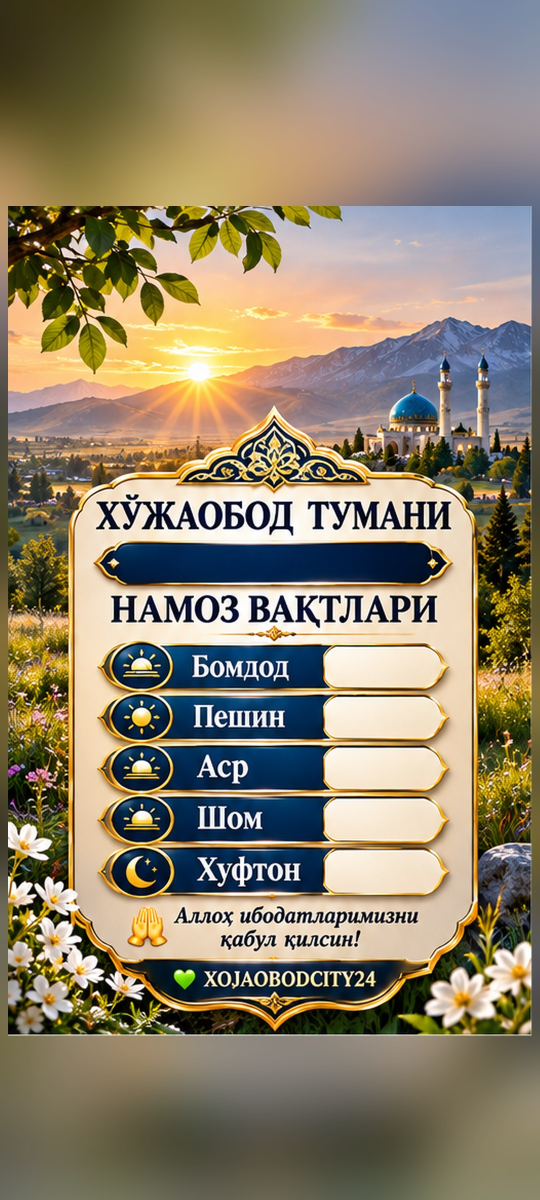
#> input picture modules/namaz_oboi/assets/01_Rassvet_android.jpg, 1080 x 2400 px (shown at 1/2 size)
$ python -i render2.py   (imports and definitions only)
#> lines starting #> are read from the running program, lines starting #| are printed output that depends on the picture
#!/usr/bin/env python3
"""«🕌 Намоз обои» v2 (06.11.2026). Владелец: обои резались — шаблоны 1080×2400 были картинкой в середине с мутными
полосами. Теперь: 5 фонов на весь экран (ChatGPT, бесплатно, 9:19.5) → 1290×2796 (подходит iPhone и Android),
карточка рисуется кодом в стиле образца владельца (кремовая панель, золотая рамка, тёмно-синие плашки),
только жирный Montserrat. Карточка — в безопасной зоне: ниже часов экрана блокировки, выше нижней полоски.
В неделю уходят все 5 — альбомом."""
from __future__ import annotations

import datetime as dt
import math
from pathlib import Path

from PIL import Image, ImageDraw, ImageFilter, ImageFont

HERE = Path(__file__).resolve().parent
W, H = 1290, 2796
STYLES = ("01_Rassvet", "02_Tungi_masjid", "03_Oq_marmar", "04_Yashil_tabiat", "05_Ozbek_merosi")
NAMES = (("bomdod", "Бомдод"), ("peshin", "Пешин"), ("asr", "Аср"), ("shom", "Шом"), ("xufton", "Хуфтон"))
MONTHS = ("январь", "февраль", "март", "апрель", "май", "июнь", "июль", "август", "сентябрь", "октябрь", "ноябрь", "декабрь")
NAVY, NAVY2 = (14, 32, 78), (28, 52, 112)
GOLD, GOLD_D, GOLD_L = (212, 168, 72), (150, 108, 36), (250, 222, 140)
CREAM, CREAM2 = (250, 243, 226), (238, 226, 198)
INK = (12, 22, 52)
FONT = HERE / "assets" / "Montserrat.ttf"


# [4 lines left out: function font, not called in this run]


def week_label(day: dt.date) -> str:
    end = day + dt.timedelta(days=7)
    return f"{day.day} {MONTHS[day.month - 1]} – {end.day} {MONTHS[end.month - 1]} {end.year} йил"


# [4 lines left out: function fit, not called in this run]


def background(src: Path) -> Image.Image:
#> called with src = 'assets/01_Rassvet_android.jpg'
    im = Image.open(src).convert("RGB")
#> im is the input picture: PIL image 1080x2400 RGB; mean R, G, B 141.3, 130, 106.7
    s = max(W / im.width, H / im.height)
    im = im.resize((round(im.width * s), round(im.height * s)), Image.LANCZOS)
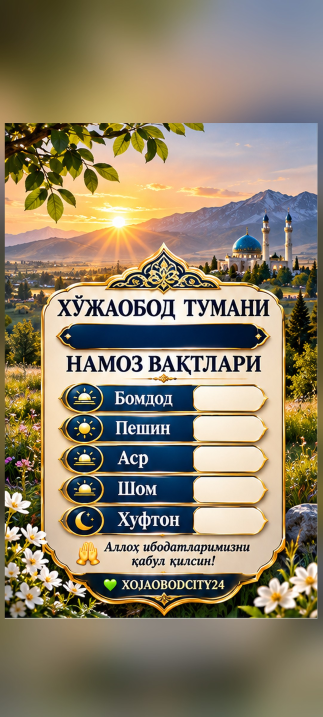
#> im: PIL image 1290x2867 RGB (shown at 1/4 size); mean R, G, B 141.3, 130, 106.7
    x, y = (im.width - W) // 2, (im.height - H) // 2
    im = im.crop((x, y, x + W, y + H))
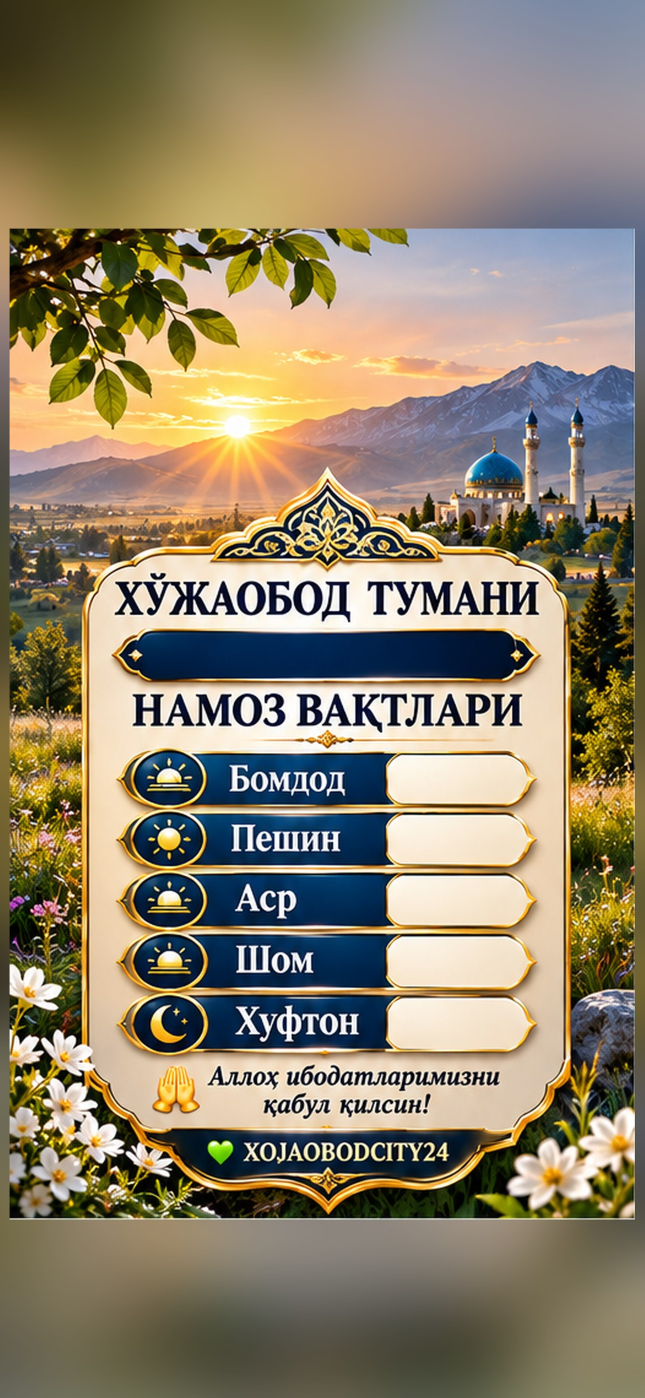
#> im: PIL image 1290x2796 RGB (shown at 1/2 size); mean R, G, B 142.2, 130.6, 107.2
    return im.filter(ImageFilter.UnsharpMask(radius=2, percent=60, threshold=3))


# [104 lines left out: functions shadow, pill, icon, crest, render_one, not called in this run]


def render(row: dict, out_dir: Path, bg_dir: Path | None = None) -> list[Path]:
    bg_dir = bg_dir or HERE / "assets" / "v2"
    return [render_one(bg_dir / f"{st}.png", row, out_dir / f"{i:02d}_{st}.jpg") for i, st in enumerate(STYLES, 1)]

>>> result = background('assets/01_Rassvet_android.jpg')

$ run again, on modules/namaz_oboi/assets/02_Nochnaya_mechet_android.jpg
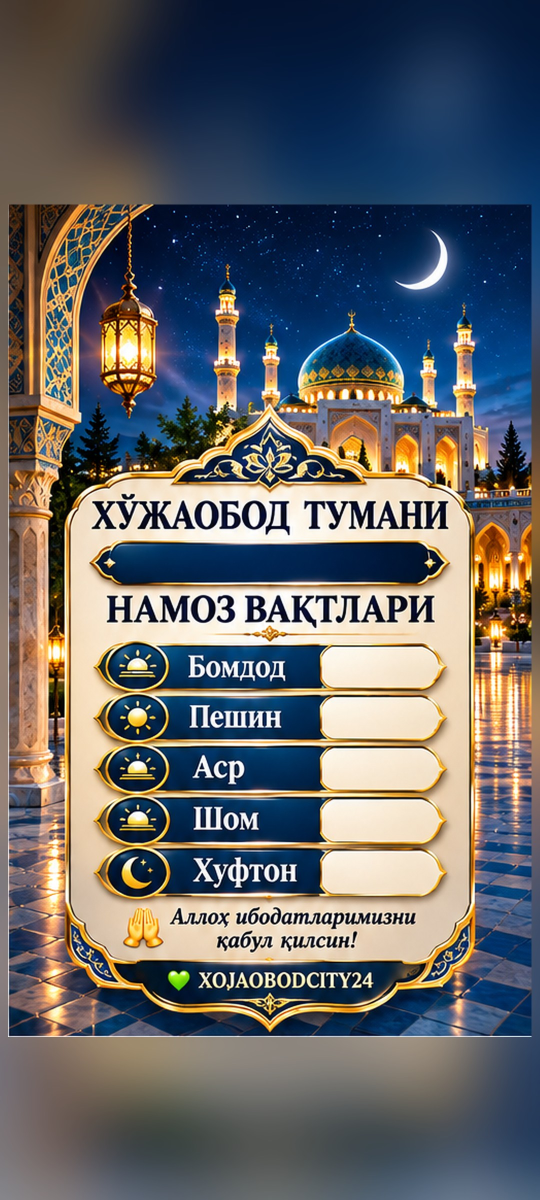
#> input picture modules/namaz_oboi/assets/02_Nochnaya_mechet_android.jpg, 1080 x 2400 px (shown at 1/2 size)
#> in background, im is the input picture: PIL image 1080x2400 RGB; mean R, G, B 100, 100.9, 103
#> in background, `im = im.resize((round(im.width * s), round(im.height * s)), Image.LANC..`:
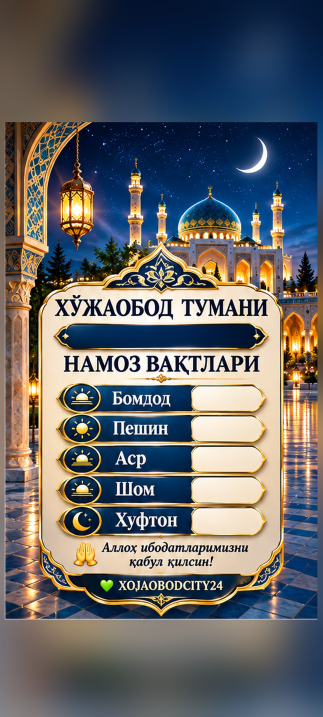
#> im: PIL image 1290x2867 RGB (shown at 1/4 size); mean R, G, B 100, 100.9, 103
#> in background, `im = im.crop((x, y, x + W, y + H))`:
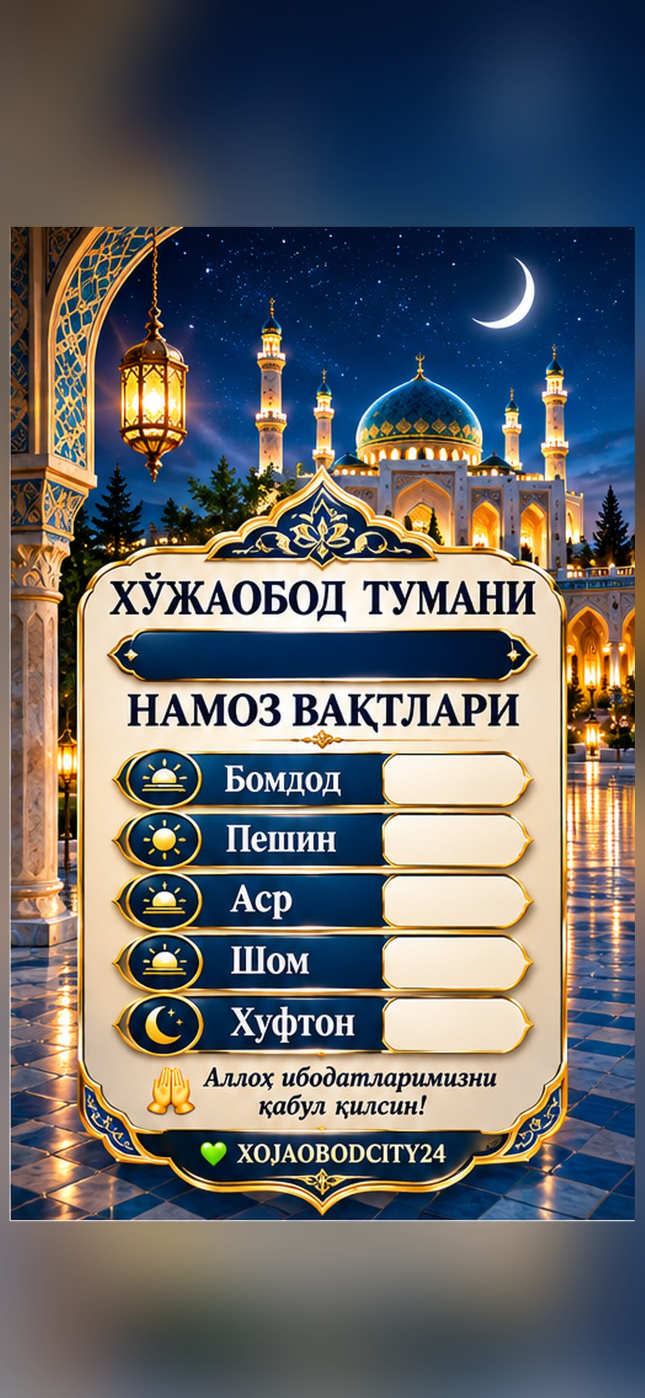
#> im: PIL image 1290x2796 RGB (shown at 1/2 size); mean R, G, B 101, 101.7, 103.5

$ run again, on modules/namaz_oboi/assets/03_Bely_mramor_android.jpg
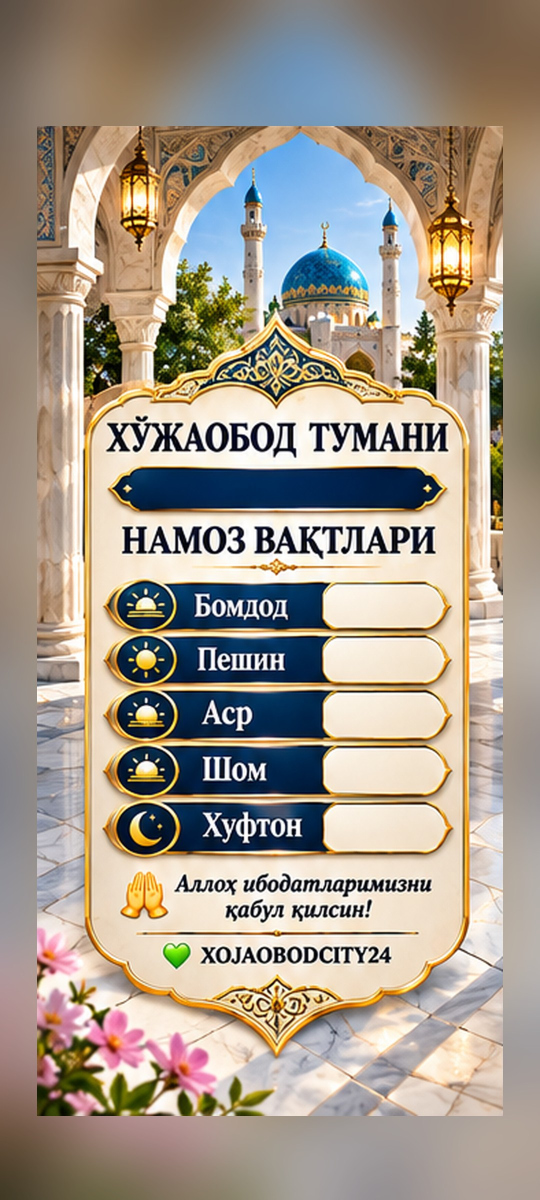
#> input picture modules/namaz_oboi/assets/03_Bely_mramor_android.jpg, 1080 x 2400 px (shown at 1/2 size)
#> in background, im is the input picture: PIL image 1080x2400 RGB; mean R, G, B 164.9, 153.8, 140
#> in background, `im = im.resize((round(im.width * s), round(im.height * s)), Image.LANC..`:
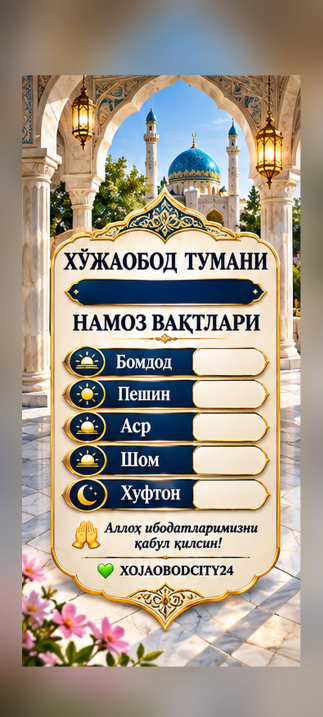
#> im: PIL image 1290x2867 RGB (shown at 1/4 size); mean R, G, B 164.9, 153.8, 140
#> in background, `im = im.crop((x, y, x + W, y + H))`:
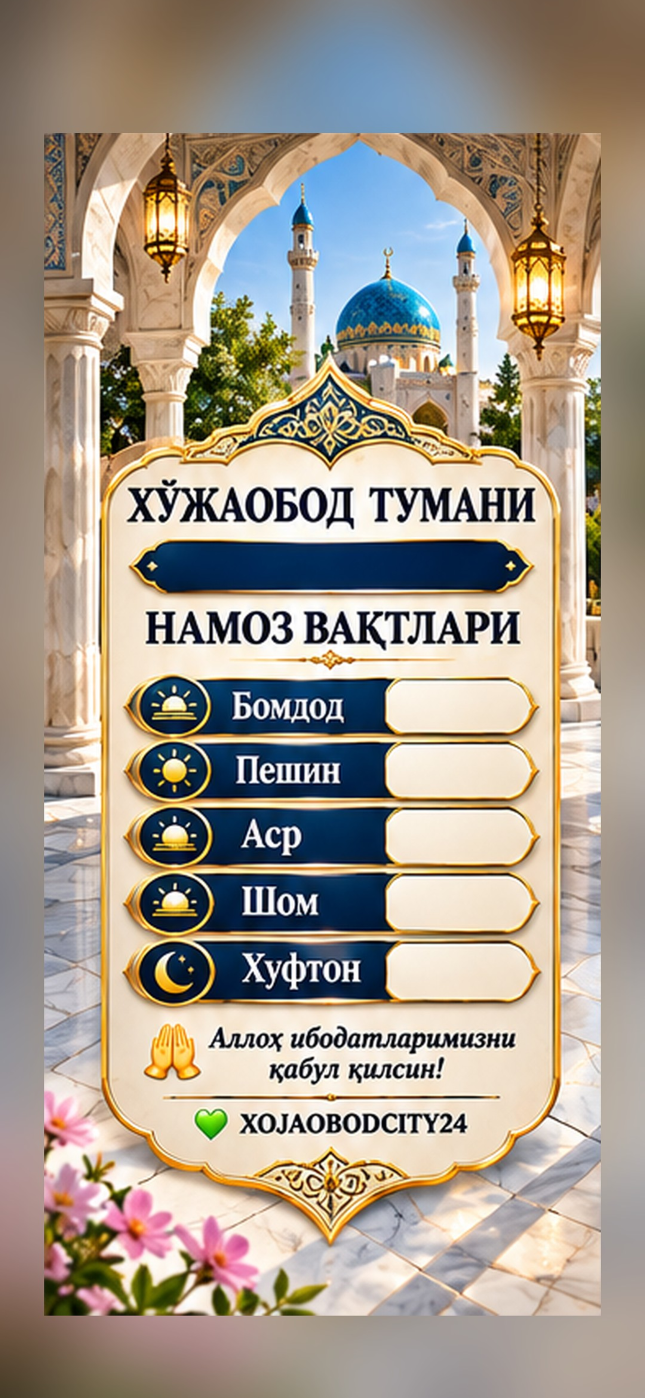
#> im: PIL image 1290x2796 RGB (shown at 1/2 size); mean R, G, B 165.8, 154.8, 140.9
